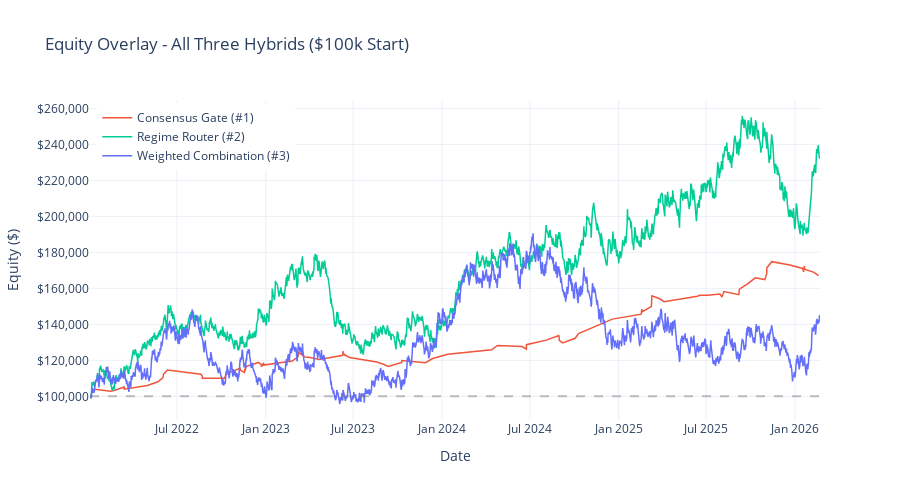

The code cell stored with this chart in its notebook:
### Code cell
# Overlay comparison
fig2 = go.Figure()

for name, df in strategies.items():
    fig2.add_trace(
        go.Scatter(
            x=df['entry_ts'],
            y=df['account_balance'],
            mode='lines',
            name=name,
            line=dict(color=colors[name], width=1.5),
        )
    )

fig2.add_hline(y=INITIAL_CAPITAL, line_dash='dash', line_color='gray', opacity=0.5)

fig2.update_layout(
    height=500,
    title_text='Equity Overlay - All Three Hybrids ($100k Start)',
    yaxis_title='Equity ($)',
    yaxis_tickformat='$,.0f',
    xaxis_title='Date',
    template='plotly_white',
    legend=dict(x=0.01, y=0.99),
)

fig2.show()
